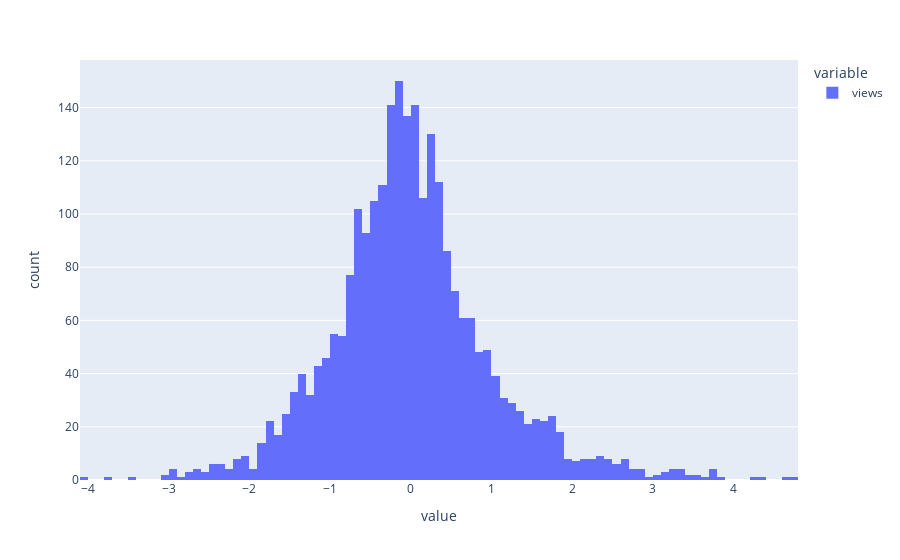

This figure's notebook cell:
### Code cell
log_views = np.log(df['views'])
px.histogram((log_views - log_views.mean())/log_views.std())

### Figure 1 — Plotly figure (JSON) as saved in the notebook; plotly's stock layout.template omitted (floating-point values rounded to 4 significant figures; data arrays with more than 128 entries replaced by an {"elided": "..."} marker saying what was removed)
{"data": [{"alignmentgroup": "True", "bingroup": "x", "hovertemplate": "variable=views<br>value=%{x}<br>count=%{y}<extra></extra>", "legendgroup": "views", "marker": {"color": "#636efa", "pattern": {"shape": ""}}, "name": "views", "offsetgroup": "views", "orientation": "v", "showlegend": true, "x": {"elided": "2550 float values"}, "xaxis": "x", "yaxis": "y", "type": "histogram"}], "layout": {"xaxis": {"anchor": "y", "domain": [0.0, 1.0], "title": {"text": "value"}}, "yaxis": {"anchor": "x", "domain": [0.0, 1.0], "title": {"text": "count"}}, "legend": {"title": {"text": "variable"}, "tracegroupgap": 0}, "margin": {"t": 60}, "barmode": "relative"}}
